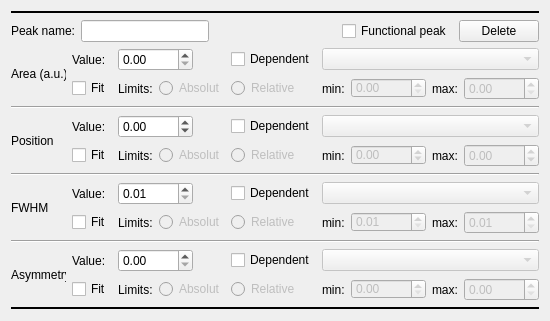
<?xml version="1.0" encoding="UTF-8"?>
<ui version="4.0">
 <class>single_donijak</class>
 <widget class="QWidget" name="single_donijak">
  <property name="geometry">
   <rect>
    <x>0</x>
    <y>0</y>
    <width>523</width>
    <height>310</height>
   </rect>
  </property>
  <property name="windowTitle">
   <string>Form</string>
  </property>
  <layout class="QVBoxLayout" name="verticalLayout">
   <item>
    <widget class="Line" name="line">
     <property name="frameShadow">
      <enum>QFrame::Plain</enum>
     </property>
     <property name="lineWidth">
      <number>2</number>
     </property>
     <property name="orientation">
      <enum>Qt::Horizontal</enum>
     </property>
    </widget>
   </item>
   <item>
    <layout class="QHBoxLayout" name="horizontalLayout">
     <item>
      <widget class="QLabel" name="lb_name">
       <property name="text">
        <string>Peak name:</string>
       </property>
      </widget>
     </item>
     <item>
      <widget class="QLineEdit" name="le_name"/>
     </item>
     <item>
      <spacer name="horizontalSpacer">
       <property name="orientation">
        <enum>Qt::Horizontal</enum>
       </property>
       <property name="sizeHint" stdset="0">
        <size>
         <width>40</width>
         <height>20</height>
        </size>
       </property>
      </spacer>
     </item>
     <item>
      <widget class="QCheckBox" name="chk_functional_peak">
       <property name="text">
        <string>Functional peak</string>
       </property>
      </widget>
     </item>
     <item>
      <widget class="QPushButton" name="pb_delete">
       <property name="text">
        <string>Delete</string>
       </property>
      </widget>
     </item>
    </layout>
   </item>
   <item>
    <layout class="QGridLayout" name="gridLayout">
     <item row="1" column="11">
      <spacer name="horizontalSpacer_2">
       <property name="orientation">
        <enum>Qt::Horizontal</enum>
       </property>
       <property name="sizeHint" stdset="0">
        <size>
         <width>40</width>
         <height>20</height>
        </size>
       </property>
      </spacer>
     </item>
     <item row="0" column="2" colspan="3">
      <widget class="QDoubleSpinBox" name="dsp_area">
       <property name="minimumSize">
        <size>
         <width>75</width>
         <height>0</height>
        </size>
       </property>
       <property name="maximumSize">
        <size>
         <width>75</width>
         <height>16777215</height>
        </size>
       </property>
       <property name="maximum">
        <double>1000000000.000000000000000</double>
       </property>
      </widget>
     </item>
     <item row="0" column="5" colspan="2">
      <widget class="QCheckBox" name="chk_area_dep">
       <property name="text">
        <string>Dependent</string>
       </property>
      </widget>
     </item>
     <item row="0" column="1">
      <widget class="QLabel" name="label_18">
       <property name="text">
        <string>Value:</string>
       </property>
      </widget>
     </item>
     <item row="0" column="7" colspan="4">
      <widget class="QComboBox" name="cmb_area_dep">
       <property name="enabled">
        <bool>false</bool>
       </property>
      </widget>
     </item>
     <item row="1" column="1">
      <widget class="QCheckBox" name="chk_area_fit">
       <property name="text">
        <string>Fit</string>
       </property>
      </widget>
     </item>
     <item row="1" column="5" colspan="2">
      <widget class="QRadioButton" name="rb_area_relative">
       <property name="enabled">
        <bool>false</bool>
       </property>
       <property name="text">
        <string>Relative</string>
       </property>
       <attribute name="buttonGroup">
        <string notr="true">bg_area</string>
       </attribute>
      </widget>
     </item>
     <item row="1" column="8">
      <widget class="QDoubleSpinBox" name="dsb_area_min">
       <property name="enabled">
        <bool>false</bool>
       </property>
       <property name="minimumSize">
        <size>
         <width>75</width>
         <height>20</height>
        </size>
       </property>
       <property name="maximumSize">
        <size>
         <width>75</width>
         <height>20</height>
        </size>
       </property>
       <property name="maximum">
        <double>1000000000.000000000000000</double>
       </property>
      </widget>
     </item>
     <item row="1" column="7">
      <widget class="QLabel" name="label_11">
       <property name="text">
        <string>min:</string>
       </property>
      </widget>
     </item>
     <item row="1" column="9">
      <widget class="QLabel" name="label_10">
       <property name="text">
        <string>max:</string>
       </property>
      </widget>
     </item>
     <item row="1" column="10">
      <widget class="QDoubleSpinBox" name="dsb_area_max">
       <property name="enabled">
        <bool>false</bool>
       </property>
       <property name="minimumSize">
        <size>
         <width>75</width>
         <height>0</height>
        </size>
       </property>
       <property name="maximumSize">
        <size>
         <width>75</width>
         <height>16777215</height>
        </size>
       </property>
       <property name="maximum">
        <double>1000000000.000000000000000</double>
       </property>
      </widget>
     </item>
     <item row="1" column="2">
      <widget class="QLabel" name="label_3">
       <property name="text">
        <string>Limits:</string>
       </property>
      </widget>
     </item>
     <item row="1" column="3" colspan="2">
      <widget class="QRadioButton" name="rb_area_abolut">
       <property name="enabled">
        <bool>false</bool>
       </property>
       <property name="text">
        <string>Absolut</string>
       </property>
       <attribute name="buttonGroup">
        <string notr="true">bg_area</string>
       </attribute>
      </widget>
     </item>
     <item row="0" column="0" rowspan="2">
      <widget class="QLabel" name="label_2">
       <property name="minimumSize">
        <size>
         <width>55</width>
         <height>0</height>
        </size>
       </property>
       <property name="text">
        <string>Area (a.u.)</string>
       </property>
      </widget>
     </item>
    </layout>
   </item>
   <item>
    <widget class="Line" name="line_5">
     <property name="orientation">
      <enum>Qt::Horizontal</enum>
     </property>
    </widget>
   </item>
   <item>
    <layout class="QGridLayout" name="gridLayout_2">
     <item row="1" column="7">
      <widget class="QLabel" name="label_12">
       <property name="text">
        <string>min:</string>
       </property>
      </widget>
     </item>
     <item row="1" column="8">
      <widget class="QDoubleSpinBox" name="dsb_pos_min">
       <property name="enabled">
        <bool>false</bool>
       </property>
       <property name="minimumSize">
        <size>
         <width>75</width>
         <height>20</height>
        </size>
       </property>
       <property name="maximumSize">
        <size>
         <width>75</width>
         <height>20</height>
        </size>
       </property>
       <property name="minimum">
        <double>-10000.000000000000000</double>
       </property>
       <property name="maximum">
        <double>10000.000000000000000</double>
       </property>
       <property name="singleStep">
        <double>0.010000000000000</double>
       </property>
      </widget>
     </item>
     <item row="1" column="5" colspan="2">
      <widget class="QRadioButton" name="rb_pos_relative">
       <property name="enabled">
        <bool>false</bool>
       </property>
       <property name="text">
        <string>Relative</string>
       </property>
       <attribute name="buttonGroup">
        <string notr="true">bg_pos</string>
       </attribute>
      </widget>
     </item>
     <item row="1" column="3" colspan="2">
      <widget class="QRadioButton" name="rb_pos_abolut">
       <property name="enabled">
        <bool>false</bool>
       </property>
       <property name="text">
        <string>Absolut</string>
       </property>
       <attribute name="buttonGroup">
        <string notr="true">bg_pos</string>
       </attribute>
      </widget>
     </item>
     <item row="1" column="10">
      <widget class="QDoubleSpinBox" name="dsb_pos_max">
       <property name="enabled">
        <bool>false</bool>
       </property>
       <property name="minimumSize">
        <size>
         <width>75</width>
         <height>0</height>
        </size>
       </property>
       <property name="maximumSize">
        <size>
         <width>75</width>
         <height>16777215</height>
        </size>
       </property>
       <property name="minimum">
        <double>-10000.000000000000000</double>
       </property>
       <property name="maximum">
        <double>10000.000000000000000</double>
       </property>
       <property name="singleStep">
        <double>0.010000000000000</double>
       </property>
      </widget>
     </item>
     <item row="1" column="9">
      <widget class="QLabel" name="label_13">
       <property name="text">
        <string>max:</string>
       </property>
      </widget>
     </item>
     <item row="1" column="2">
      <widget class="QLabel" name="label_5">
       <property name="text">
        <string>Limits:</string>
       </property>
      </widget>
     </item>
     <item row="1" column="11">
      <spacer name="horizontalSpacer_3">
       <property name="orientation">
        <enum>Qt::Horizontal</enum>
       </property>
       <property name="sizeHint" stdset="0">
        <size>
         <width>40</width>
         <height>20</height>
        </size>
       </property>
      </spacer>
     </item>
     <item row="0" column="2" colspan="3">
      <widget class="QDoubleSpinBox" name="dsp_pos">
       <property name="minimumSize">
        <size>
         <width>75</width>
         <height>0</height>
        </size>
       </property>
       <property name="maximumSize">
        <size>
         <width>75</width>
         <height>16777215</height>
        </size>
       </property>
       <property name="minimum">
        <double>-10000.000000000000000</double>
       </property>
       <property name="maximum">
        <double>10000.000000000000000</double>
       </property>
       <property name="singleStep">
        <double>0.010000000000000</double>
       </property>
      </widget>
     </item>
     <item row="0" column="5" colspan="2">
      <widget class="QCheckBox" name="chk_pos_dep">
       <property name="text">
        <string>Dependent</string>
       </property>
      </widget>
     </item>
     <item row="1" column="1">
      <widget class="QCheckBox" name="chk_pos_fit">
       <property name="text">
        <string>Fit</string>
       </property>
      </widget>
     </item>
     <item row="0" column="7" colspan="4">
      <widget class="QComboBox" name="cmb_pos_dep">
       <property name="enabled">
        <bool>false</bool>
       </property>
      </widget>
     </item>
     <item row="0" column="0" rowspan="2">
      <widget class="QLabel" name="label_4">
       <property name="minimumSize">
        <size>
         <width>55</width>
         <height>0</height>
        </size>
       </property>
       <property name="text">
        <string>Position</string>
       </property>
      </widget>
     </item>
     <item row="0" column="1">
      <widget class="QLabel" name="label_19">
       <property name="text">
        <string>Value:</string>
       </property>
      </widget>
     </item>
    </layout>
   </item>
   <item>
    <widget class="Line" name="line_4">
     <property name="orientation">
      <enum>Qt::Horizontal</enum>
     </property>
    </widget>
   </item>
   <item>
    <layout class="QGridLayout" name="gridLayout_3">
     <item row="1" column="5" colspan="2">
      <widget class="QRadioButton" name="rb_fwhm_relative">
       <property name="enabled">
        <bool>false</bool>
       </property>
       <property name="text">
        <string>Relative</string>
       </property>
       <attribute name="buttonGroup">
        <string notr="true">bg_fwhm</string>
       </attribute>
      </widget>
     </item>
     <item row="1" column="7">
      <widget class="QLabel" name="label_14">
       <property name="text">
        <string>min:</string>
       </property>
      </widget>
     </item>
     <item row="1" column="8">
      <widget class="QDoubleSpinBox" name="dsb_fwhm_min">
       <property name="enabled">
        <bool>false</bool>
       </property>
       <property name="minimumSize">
        <size>
         <width>75</width>
         <height>20</height>
        </size>
       </property>
       <property name="maximumSize">
        <size>
         <width>75</width>
         <height>20</height>
        </size>
       </property>
       <property name="minimum">
        <double>0.010000000000000</double>
       </property>
       <property name="singleStep">
        <double>0.010000000000000</double>
       </property>
      </widget>
     </item>
     <item row="1" column="9">
      <widget class="QLabel" name="label_15">
       <property name="text">
        <string>max:</string>
       </property>
      </widget>
     </item>
     <item row="1" column="10">
      <widget class="QDoubleSpinBox" name="dsb_fwhm_max">
       <property name="enabled">
        <bool>false</bool>
       </property>
       <property name="minimumSize">
        <size>
         <width>75</width>
         <height>0</height>
        </size>
       </property>
       <property name="maximumSize">
        <size>
         <width>75</width>
         <height>16777215</height>
        </size>
       </property>
       <property name="minimum">
        <double>0.010000000000000</double>
       </property>
       <property name="singleStep">
        <double>0.010000000000000</double>
       </property>
      </widget>
     </item>
     <item row="1" column="3" colspan="2">
      <widget class="QRadioButton" name="rb_fwhm_abolut">
       <property name="enabled">
        <bool>false</bool>
       </property>
       <property name="text">
        <string>Absolut</string>
       </property>
       <attribute name="buttonGroup">
        <string notr="true">bg_fwhm</string>
       </attribute>
      </widget>
     </item>
     <item row="1" column="11">
      <spacer name="horizontalSpacer_4">
       <property name="orientation">
        <enum>Qt::Horizontal</enum>
       </property>
       <property name="sizeHint" stdset="0">
        <size>
         <width>40</width>
         <height>20</height>
        </size>
       </property>
      </spacer>
     </item>
     <item row="1" column="2">
      <widget class="QLabel" name="label_7">
       <property name="text">
        <string>Limits:</string>
       </property>
      </widget>
     </item>
     <item row="0" column="5" colspan="2">
      <widget class="QCheckBox" name="chk_fwhm_dep">
       <property name="text">
        <string>Dependent</string>
       </property>
      </widget>
     </item>
     <item row="0" column="7" colspan="4">
      <widget class="QComboBox" name="cmb_fwhm_dep">
       <property name="enabled">
        <bool>false</bool>
       </property>
      </widget>
     </item>
     <item row="0" column="2" colspan="3">
      <widget class="QDoubleSpinBox" name="dsp_fwhm">
       <property name="minimumSize">
        <size>
         <width>75</width>
         <height>0</height>
        </size>
       </property>
       <property name="maximumSize">
        <size>
         <width>75</width>
         <height>16777215</height>
        </size>
       </property>
       <property name="minimum">
        <double>0.010000000000000</double>
       </property>
       <property name="singleStep">
        <double>0.010000000000000</double>
       </property>
      </widget>
     </item>
     <item row="1" column="1">
      <widget class="QCheckBox" name="chk_fwhm_fit">
       <property name="text">
        <string>Fit</string>
       </property>
      </widget>
     </item>
     <item row="0" column="1">
      <widget class="QLabel" name="label_20">
       <property name="text">
        <string>Value:</string>
       </property>
      </widget>
     </item>
     <item row="0" column="0" rowspan="2">
      <widget class="QLabel" name="label_6">
       <property name="minimumSize">
        <size>
         <width>55</width>
         <height>0</height>
        </size>
       </property>
       <property name="text">
        <string>FWHM</string>
       </property>
      </widget>
     </item>
    </layout>
   </item>
   <item>
    <widget class="Line" name="line_3">
     <property name="orientation">
      <enum>Qt::Horizontal</enum>
     </property>
    </widget>
   </item>
   <item>
    <layout class="QGridLayout" name="gridLayout_4">
     <item row="1" column="7">
      <widget class="QLabel" name="label_16">
       <property name="text">
        <string>min:</string>
       </property>
      </widget>
     </item>
     <item row="1" column="5" colspan="2">
      <widget class="QRadioButton" name="rb_asym_relative">
       <property name="enabled">
        <bool>false</bool>
       </property>
       <property name="text">
        <string>Relative</string>
       </property>
       <attribute name="buttonGroup">
        <string notr="true">bg_asym</string>
       </attribute>
      </widget>
     </item>
     <item row="1" column="9">
      <widget class="QLabel" name="label_17">
       <property name="text">
        <string>max:</string>
       </property>
      </widget>
     </item>
     <item row="1" column="8">
      <widget class="QDoubleSpinBox" name="dsb_asym_min">
       <property name="enabled">
        <bool>false</bool>
       </property>
       <property name="minimumSize">
        <size>
         <width>75</width>
         <height>20</height>
        </size>
       </property>
       <property name="maximumSize">
        <size>
         <width>75</width>
         <height>20</height>
        </size>
       </property>
       <property name="minimum">
        <double>0.000000000000000</double>
       </property>
       <property name="singleStep">
        <double>0.010000000000000</double>
       </property>
       <property name="value">
        <double>0.000000000000000</double>
       </property>
      </widget>
     </item>
     <item row="1" column="10">
      <widget class="QDoubleSpinBox" name="dsb_asym_max">
       <property name="enabled">
        <bool>false</bool>
       </property>
       <property name="minimumSize">
        <size>
         <width>75</width>
         <height>0</height>
        </size>
       </property>
       <property name="maximumSize">
        <size>
         <width>75</width>
         <height>16777215</height>
        </size>
       </property>
       <property name="minimum">
        <double>0.000000000000000</double>
       </property>
       <property name="singleStep">
        <double>0.010000000000000</double>
       </property>
       <property name="value">
        <double>0.000000000000000</double>
       </property>
      </widget>
     </item>
     <item row="1" column="3" colspan="2">
      <widget class="QRadioButton" name="rb_asym_abolut">
       <property name="enabled">
        <bool>false</bool>
       </property>
       <property name="text">
        <string>Absolut</string>
       </property>
       <attribute name="buttonGroup">
        <string notr="true">bg_asym</string>
       </attribute>
      </widget>
     </item>
     <item row="1" column="11">
      <spacer name="horizontalSpacer_5">
       <property name="orientation">
        <enum>Qt::Horizontal</enum>
       </property>
       <property name="sizeHint" stdset="0">
        <size>
         <width>40</width>
         <height>20</height>
        </size>
       </property>
      </spacer>
     </item>
     <item row="1" column="2">
      <widget class="QLabel" name="label_9">
       <property name="text">
        <string>Limits:</string>
       </property>
      </widget>
     </item>
     <item row="0" column="7" colspan="4">
      <widget class="QComboBox" name="cmb_asym_dep">
       <property name="enabled">
        <bool>false</bool>
       </property>
      </widget>
     </item>
     <item row="0" column="2" colspan="3">
      <widget class="QDoubleSpinBox" name="dsp_asym">
       <property name="minimumSize">
        <size>
         <width>75</width>
         <height>0</height>
        </size>
       </property>
       <property name="maximumSize">
        <size>
         <width>75</width>
         <height>16777215</height>
        </size>
       </property>
       <property name="minimum">
        <double>0.000000000000000</double>
       </property>
       <property name="singleStep">
        <double>0.010000000000000</double>
       </property>
       <property name="value">
        <double>0.000000000000000</double>
       </property>
      </widget>
     </item>
     <item row="0" column="5" colspan="2">
      <widget class="QCheckBox" name="chk_asym_dep">
       <property name="text">
        <string>Dependent</string>
       </property>
      </widget>
     </item>
     <item row="1" column="1">
      <widget class="QCheckBox" name="chk_asym_fit">
       <property name="text">
        <string>Fit</string>
       </property>
      </widget>
     </item>
     <item row="0" column="1">
      <widget class="QLabel" name="label_21">
       <property name="text">
        <string>Value:</string>
       </property>
      </widget>
     </item>
     <item row="0" column="0" rowspan="2">
      <widget class="QLabel" name="label_8">
       <property name="minimumSize">
        <size>
         <width>55</width>
         <height>0</height>
        </size>
       </property>
       <property name="text">
        <string>Asymmetry</string>
       </property>
      </widget>
     </item>
    </layout>
   </item>
   <item>
    <spacer name="verticalSpacer">
     <property name="orientation">
      <enum>Qt::Vertical</enum>
     </property>
     <property name="sizeHint" stdset="0">
      <size>
       <width>20</width>
       <height>40</height>
      </size>
     </property>
    </spacer>
   </item>
   <item>
    <widget class="Line" name="line_2">
     <property name="frameShadow">
      <enum>QFrame::Plain</enum>
     </property>
     <property name="lineWidth">
      <number>2</number>
     </property>
     <property name="orientation">
      <enum>Qt::Horizontal</enum>
     </property>
    </widget>
   </item>
  </layout>
 </widget>
 <resources/>
 <connections/>
 <buttongroups>
  <buttongroup name="bg_asym"/>
  <buttongroup name="bg_pos"/>
  <buttongroup name="bg_area"/>
  <buttongroup name="bg_fwhm"/>
 </buttongroups>
</ui>
